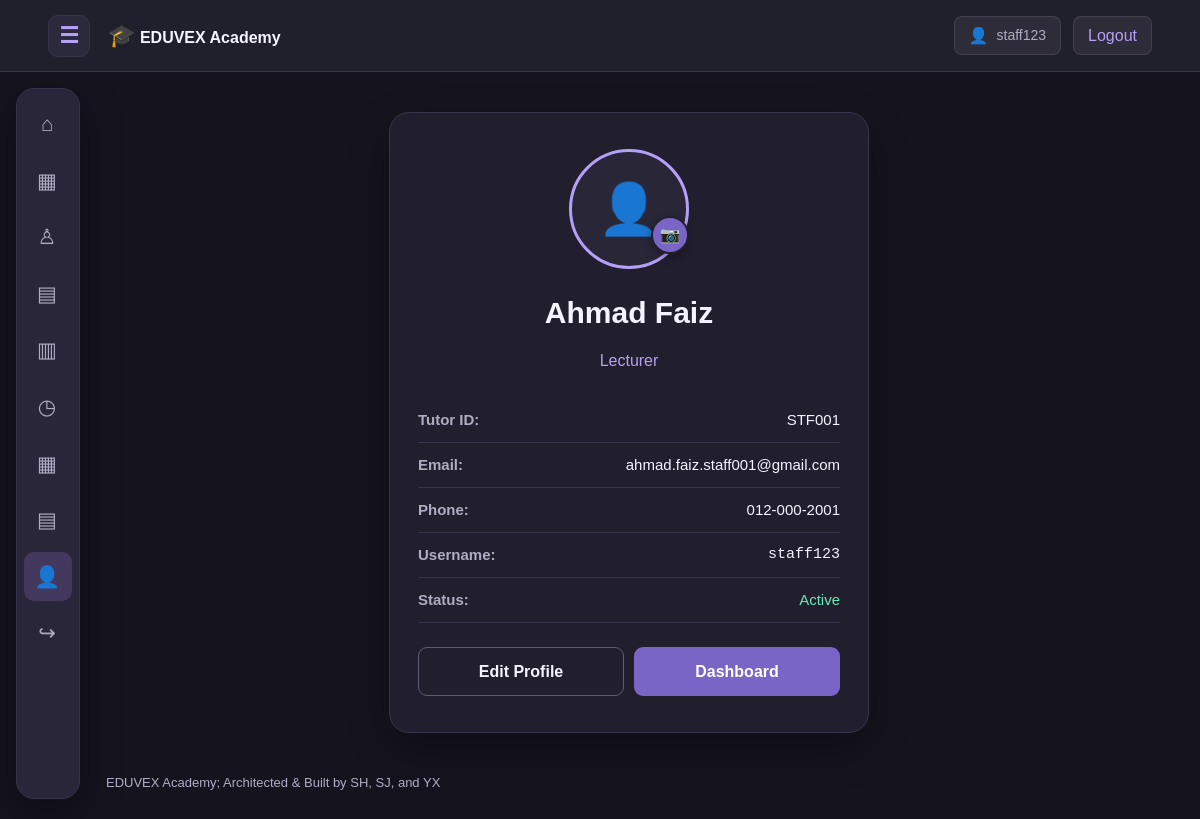
The page /tutor/profile.php (signed in) on the database its author committed.
### tables this page shows
CREATE TABLE IF NOT EXISTS user_accounts (
    user_id BIGINT UNSIGNED AUTO_INCREMENT PRIMARY KEY,
    username VARCHAR(100) NOT NULL UNIQUE,
    email VARCHAR(180) NOT NULL UNIQUE,
    password_hash VARCHAR(255) NOT NULL,

    role ENUM(
        'admin',
        'staff',
        'student'
    ) NOT NULL,

    admin_id VARCHAR(12) UNIQUE NULL,
    staff_id VARCHAR(12) UNIQUE NULL,
    student_id VARCHAR(12) UNIQUE NULL,

    preferred_language VARCHAR(10) DEFAULT 'en',
    profile_image VARCHAR(255) DEFAULT NULL,
    is_active TINYINT(1) DEFAULT 1,
    created_at TIMESTAMP DEFAULT CURRENT_TIMESTAMP
);

CREATE TABLE IF NOT EXISTS staff (
    staff_id VARCHAR(12) PRIMARY KEY,
    staff_name VARCHAR(120) NOT NULL,
    staff_email VARCHAR(180) UNIQUE,
    staff_phone_number VARCHAR(30),
    staff_role VARCHAR(60)
);

### includes/functions.php (called while the page is built, shortened)
<?php
function h(mixed $value): string {
    return htmlspecialchars(
        (string)($value ?? ''),
        ENT_QUOTES | ENT_SUBSTITUTE,
        'UTF-8'
    );
}
function url(string $path = ''): string {
    return BASE_URL . '/' . ltrim($path, '/');
}
function logged_in(): bool {
    return isset($_SESSION['user_id']);
}
function me(): array {
    return [
        'id' => $_SESSION['user_id'] ?? null,
        'username' => $_SESSION['username'] ?? '',
        'role' => $_SESSION['role'] ?? ''
    ];
}

### tutor/profile.php (the view, shortened to what this page needs)
<?php
require_once __DIR__ . '/../config/database.php';
$userId = me()['id'] ?? null;
$staff_id = me()['staff_id'] ?? null;
if (!$staff_id && $userId) {
    $stmt = $pdo->prepare("SELECT staff_id FROM user_accounts WHERE user_id = ?");
    $stmt->execute([$userId]);
    $staff_id = $stmt->fetchColumn();
}
$stmt = $pdo->prepare("
    SELECT st.*, u.user_id, u.username, u.email as user_email, u.is_active, u.profile_image
    FROM staff st
    LEFT JOIN user_accounts u ON u.staff_id = st.staff_id
    WHERE st.staff_id = ?
");
$stmt->execute([$staff_id]);
$tutor = $stmt->fetch();
require __DIR__ . '/../includes/header.php';
?>
<div class="profile-card-portrait">
    <div class="profile-avatar-container">
        <?php if (!empty($tutor['profile_image']) && file_exists(__DIR__ . '/../' . $tutor['profile_image'])): ?>
            <img src="<?= h(url($tutor['profile_image'])) ?>" alt="Profile Picture" class="profile-avatar-img">
        <?php else: ?>
            <div class="profile-avatar-placeholder">👤</div>
        <?php endif; ?>
        <label for="profile_image" class="profile-upload-btn-badge" title="Change Profile Photo">
            📷
        </label>
    </div>
    <h2><?= h($tutor['staff_name'] ?? 'Tutor Profile') ?></h2>
    <p style="color: var(--accent); margin-top: -8px; margin-bottom: 20px;"><?= h($tutor['staff_role'] ?? 'Tutor') ?></p>
    <div id="profileViewMode">
        <ul class="profile-details-list">
            <li><strong>Tutor ID:</strong> <span><?= h($tutor['staff_id'] ?? 'N/A') ?></span></li>
            <li><strong>Email:</strong> <span><?= h($tutor['staff_email'] ?: $tutor['user_email']) ?></span></li>
            <li><strong>Phone:</strong> <span><?= h($tutor['staff_phone_number'] ?? 'N/A') ?></span></li>
            <li><strong>Username:</strong> <code><?= h($tutor['username'] ?? me()['username']) ?></code></li>
            <li><strong>Status:</strong> <span style="color: #6EE7B7;"><?= ($tutor['is_active'] ?? 1) ? 'Active' : 'Inactive' ?></span></li>
        </ul>
        <div style="display: flex; gap: 10px; margin-top: 24px;">
            <button type="button" class="button button-outline" onclick="toggleEditMode()" style="flex: 1;">Edit Profile</button>
            <a class="button" href="<?= h(url('tutor/dashboard.php')) ?>" style="flex: 1; text-align: center;">Dashboard</a>
        </div>
    </div>
</div>
<?php require __DIR__ . '/../includes/footer.php'; ?>

### includes/navbar.php
<?php
require_once __DIR__ . '/functions.php';
require_once __DIR__ . '/../config/database.php';
$account = logged_in() ? me() : null;
$role = $account['role'] ?? '';
$profileUrl = '#';
$profileImage = '';
if ($account && isset($pdo)) {
    $stmt = $pdo->prepare("SELECT profile_image FROM user_accounts WHERE user_id = ?");
    $stmt->execute([$account['id']]);
    $profileImage = $stmt->fetchColumn();
}
if ($role === 'admin') {
    $profileUrl = url('admin/profile.php');
} elseif ($role === 'staff') {
    $profileUrl = url('tutor/profile.php');
} elseif ($role === 'student') {
    $studentId = $account['student_id'] ?? '';
    $profileUrl = url('student_management/view_student.php?id=' . urlencode($studentId));
}
?>
<header class="site-header">
    <div class="header-brand">
        <button
            class="menu-toggle"
            type="button"
            aria-label="Expand navigation"
            aria-expanded="false"
            aria-controls="floating-navigation"
            data-menu-toggle>
            <span aria-hidden="true">☰</span>
        </button>
        <a class="brand"
           href="<?= h(url('index.php')) ?>">
            <span class="brand-mark">🎓</span>
            EDUVEX Academy
        </a>
    </div>
    <div class="header-actions" style="display: flex; align-items: center; gap: 12px;">
        <?php if ($account): ?>
            <a href="<?= h($profileUrl) ?>" class="header-btn-effect">
                <?php if (!empty($profileImage) && file_exists(__DIR__ . '/../' . $profileImage)): ?>
                    <img src="<?= h(url($profileImage)) ?>" alt="Avatar" style="width: 24px; height: 24px; border-radius: 50%; object-fit: cover;">
                <?php else: ?>
                    <span class="user-avatar-icon" style="font-size: 1rem;" aria-hidden="true">👤</span>
                <?php endif; ?>
                <span class="header-user" style="font-weight: 500;">
                    <?= h($account['username']) ?>
                </span>
            </a>
            <a href="<?= h(url('auth/logout.php')) ?>" class="header-btn-effect">
                Logout
            </a>
        <?php else: ?>
            <a href="<?= h(url('auth/login.php')) ?>" class="header-btn-effect">
                Sign In
            </a>
        <?php endif; ?>
    </div>
</header>

### assets/css/style.css (style rules this page uses)
:root { color-scheme: dark; --bg: #15141E; --surface: #211F2D; --surface2: #292638; --line: #39344E; --accent: #B4A0F7; --accent-dark: #7965C5; --text: #F5F3FF; --muted: #B0ACC3; --nav-width: 64px; --header-height: 72px; }
* { box-sizing: border-box; }
html { scroll-behavior: smooth; scroll-padding-top: 90px; }
body { margin: 0; background: var(--bg); color: var(--text); font-family: Arial, Helvetica, sans-serif; font-size: 16px; line-height: 1.6; }
a { color: var(--accent); text-decoration: none; }
button, input, select, textarea { font: inherit; }
button { cursor: pointer; }
h1, h2, h3 { line-height: 1.25; }
h2 { font-size: clamp(23px, 2.5vw, 32px); }
p { color: var(--muted); }
.site-header { height: var(--header-height); position: sticky; top: 0; z-index: 20; background: #201F2C; border-bottom: 1px solid var(--line); display: flex; align-items: center; justify-content: space-between; padding: 0 4%; gap: 12px; }
.header-brand, .header-actions { display: flex; align-items: center; gap: 18px; }
.brand { font-weight: 700; color: var(--text); white-space: nowrap; }
.brand-mark { color: var(--accent); font-size: 22px; }
.header-actions a { color: var(--accent); }
.header-user { color: var(--muted); font-size: 14px; }
.header-btn-effect { text-decoration: none; color: inherit; display: inline-flex; align-items: center; gap: 8px; padding: 6px 14px; background: rgba(255, 255, 255, 0.06); border: 1px solid rgba(255, 255, 255, 0.1); border-radius: 8px; transition: all 0.2s ease; }
.menu-toggle { display: grid; place-items: center; background: #2B293C; color: var(--accent); border: 1px solid var(--line); border-radius: 10px; width: 42px; height: 42px; padding: 0; font-size: 22px; }
.profile-card-portrait { max-width: 480px; margin: 40px auto; text-align: center; padding: 36px 28px; background: var(--surface); border: 1px solid var(--line); border-radius: 20px; box-shadow: 0 16px 40px rgba(0, 0, 0, 0.3); }
.profile-avatar-container { position: relative; width: 120px; height: 120px; margin: 0 auto 20px auto; }
.profile-avatar-placeholder { width: 120px; height: 120px; border-radius: 50%; background: var(--surface2); border: 3px solid var(--accent); display: flex; align-items: center; justify-content: center; font-size: 50px; color: var(--accent); margin: 0 auto; }
.profile-upload-btn-badge { position: absolute; bottom: 0; right: 0; background: var(--accent-dark); color: #fff; border: 2px solid var(--surface); border-radius: 50%; width: 38px; height: 38px; display: flex; align-items: center; justify-content: center; cursor: pointer; font-size: 16px; transition: background 0.2s ease, transform 0.2s ease; box-shadow: 0 4px 10px rgba(0,0,0,0.3); }
.profile-details-list { text-align: left; margin: 24px 0; padding: 0; list-style: none; }
.profile-details-list li { padding: 10px 0; border-bottom: 1px solid var(--line); display: flex; justify-content: space-between; font-size: 15px; }
.profile-details-list li strong { color: var(--muted); }
label { display: block; margin-bottom: 15px; font-weight: 600; }
button, .button { display: inline-block; padding: 11px 18px; border: 1px solid transparent; border-radius: 9px; background: var(--accent-dark); color: #FFFFFF; font-weight: 600; text-decoration: none; }
.menu-toggle { display: grid; place-items: center; padding: 0; background: #2B293C; color: var(--accent); border: 1px solid var(--line); }
.button-outline { background: transparent; border-color: #625879; color: var(--text); }

### rows shown on the page
user_accounts: username "staff123", staff.staff_name "Ahmad Faiz", staff.staff_role "Lecturer", staff.staff_id "STF001", staff.staff_email "ahmad.faiz.staff001@gmail.com", staff.staff_phone_number "012-000-2001"

### other values the page prints
$symbol "⌂"
$symbol "▦"
$symbol "♙"
$symbol "▤"
$symbol "▥"
$symbol "◷"
$symbol "👤"
$symbol "↪"
